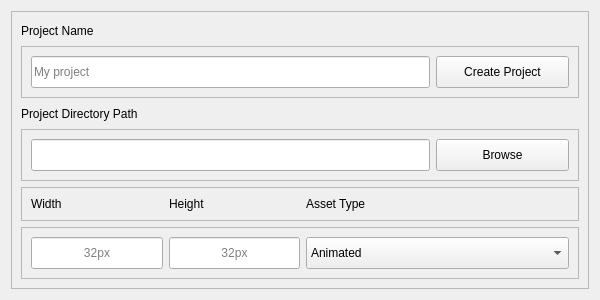
<?xml version="1.0" encoding="UTF-8"?>
<ui version="4.0">
 <class>CreateProjectPopup</class>
 <widget class="QWidget" name="CreateProjectPopup">
  <property name="geometry">
   <rect>
    <x>0</x>
    <y>0</y>
    <width>600</width>
    <height>300</height>
   </rect>
  </property>
  <property name="minimumSize">
   <size>
    <width>600</width>
    <height>300</height>
   </size>
  </property>
  <property name="maximumSize">
   <size>
    <width>600</width>
    <height>300</height>
   </size>
  </property>
  <property name="windowTitle">
   <string>Form</string>
  </property>
  <layout class="QHBoxLayout" name="horizontalLayout">
   <item>
    <widget class="QFrame" name="main_frame">
     <property name="frameShape">
      <enum>QFrame::StyledPanel</enum>
     </property>
     <property name="frameShadow">
      <enum>QFrame::Raised</enum>
     </property>
     <layout class="QVBoxLayout" name="verticalLayout">
      <item>
       <widget class="QLabel" name="__project_name_label">
        <property name="text">
         <string>Project Name</string>
        </property>
       </widget>
      </item>
      <item>
       <widget class="QFrame" name="__project_name_frame">
        <property name="frameShape">
         <enum>QFrame::StyledPanel</enum>
        </property>
        <property name="frameShadow">
         <enum>QFrame::Raised</enum>
        </property>
        <layout class="QHBoxLayout" name="horizontalLayout_2" stretch="3,1">
         <item>
          <widget class="QLineEdit" name="project_name_line_edit">
           <property name="minimumSize">
            <size>
             <width>0</width>
             <height>32</height>
            </size>
           </property>
           <property name="placeholderText">
            <string>My project</string>
           </property>
          </widget>
         </item>
         <item>
          <widget class="QPushButton" name="create_project_push_button">
           <property name="minimumSize">
            <size>
             <width>0</width>
             <height>32</height>
            </size>
           </property>
           <property name="text">
            <string>Create Project</string>
           </property>
          </widget>
         </item>
        </layout>
       </widget>
      </item>
      <item>
       <widget class="QLabel" name="__project_path_label">
        <property name="text">
         <string>Project Directory Path</string>
        </property>
       </widget>
      </item>
      <item>
       <widget class="QFrame" name="__project_path_frame">
        <property name="frameShape">
         <enum>QFrame::StyledPanel</enum>
        </property>
        <property name="frameShadow">
         <enum>QFrame::Raised</enum>
        </property>
        <layout class="QHBoxLayout" name="horizontalLayout_3" stretch="3,1">
         <item>
          <widget class="QLineEdit" name="project_path_line_edit">
           <property name="minimumSize">
            <size>
             <width>0</width>
             <height>32</height>
            </size>
           </property>
           <property name="placeholderText">
            <string/>
           </property>
          </widget>
         </item>
         <item>
          <widget class="QPushButton" name="browse_push_button">
           <property name="minimumSize">
            <size>
             <width>0</width>
             <height>32</height>
            </size>
           </property>
           <property name="text">
            <string>Browse</string>
           </property>
          </widget>
         </item>
        </layout>
       </widget>
      </item>
      <item>
       <widget class="QFrame" name="__conf_label_frame">
        <property name="frameShape">
         <enum>QFrame::StyledPanel</enum>
        </property>
        <property name="frameShadow">
         <enum>QFrame::Raised</enum>
        </property>
        <layout class="QHBoxLayout" name="horizontalLayout_4" stretch="1,1,2">
         <item>
          <widget class="QLabel" name="__width_label">
           <property name="text">
            <string>Width</string>
           </property>
          </widget>
         </item>
         <item>
          <widget class="QLabel" name="__height_label">
           <property name="text">
            <string>Height</string>
           </property>
          </widget>
         </item>
         <item>
          <widget class="QLabel" name="__asset_type_label">
           <property name="text">
            <string>Asset Type</string>
           </property>
          </widget>
         </item>
        </layout>
       </widget>
      </item>
      <item>
       <widget class="QFrame" name="__conf_frame">
        <property name="frameShape">
         <enum>QFrame::StyledPanel</enum>
        </property>
        <property name="frameShadow">
         <enum>QFrame::Raised</enum>
        </property>
        <layout class="QHBoxLayout" name="horizontalLayout_5" stretch="1,1,2">
         <item>
          <widget class="QLineEdit" name="width_line_edit">
           <property name="minimumSize">
            <size>
             <width>0</width>
             <height>32</height>
            </size>
           </property>
           <property name="cursor">
            <cursorShape>IBeamCursor</cursorShape>
           </property>
           <property name="maxLength">
            <number>3</number>
           </property>
           <property name="alignment">
            <set>Qt::AlignCenter</set>
           </property>
           <property name="placeholderText">
            <string>32px</string>
           </property>
          </widget>
         </item>
         <item>
          <widget class="QLineEdit" name="height_line_edit">
           <property name="minimumSize">
            <size>
             <width>0</width>
             <height>32</height>
            </size>
           </property>
           <property name="text">
            <string/>
           </property>
           <property name="maxLength">
            <number>3</number>
           </property>
           <property name="alignment">
            <set>Qt::AlignCenter</set>
           </property>
           <property name="placeholderText">
            <string>32px</string>
           </property>
          </widget>
         </item>
         <item>
          <widget class="QComboBox" name="asset_type_combo_box">
           <property name="minimumSize">
            <size>
             <width>0</width>
             <height>32</height>
            </size>
           </property>
           <item>
            <property name="text">
             <string>Animated</string>
            </property>
           </item>
           <item>
            <property name="text">
             <string>Sprite</string>
            </property>
           </item>
          </widget>
         </item>
        </layout>
       </widget>
      </item>
     </layout>
    </widget>
   </item>
  </layout>
 </widget>
 <resources/>
 <connections/>
</ui>
